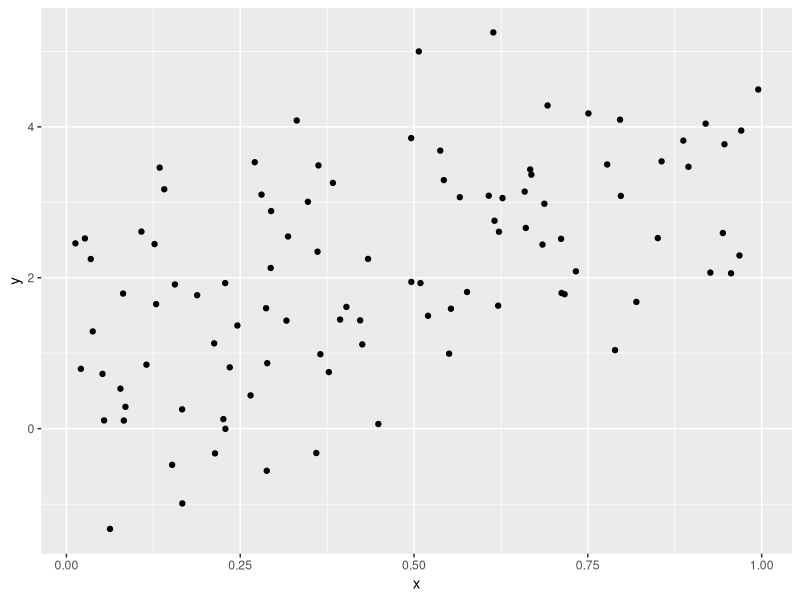

Recreate this plot in R.
## ---- chunk 1
library(tidyverse)

plot_df = 
  tibble(
    x=runif(100),
    y = 1+2*x+rnorm(100)
  )

plot_df|>
  ggplot(aes(x=x, y=y)) +
  geom_point()

